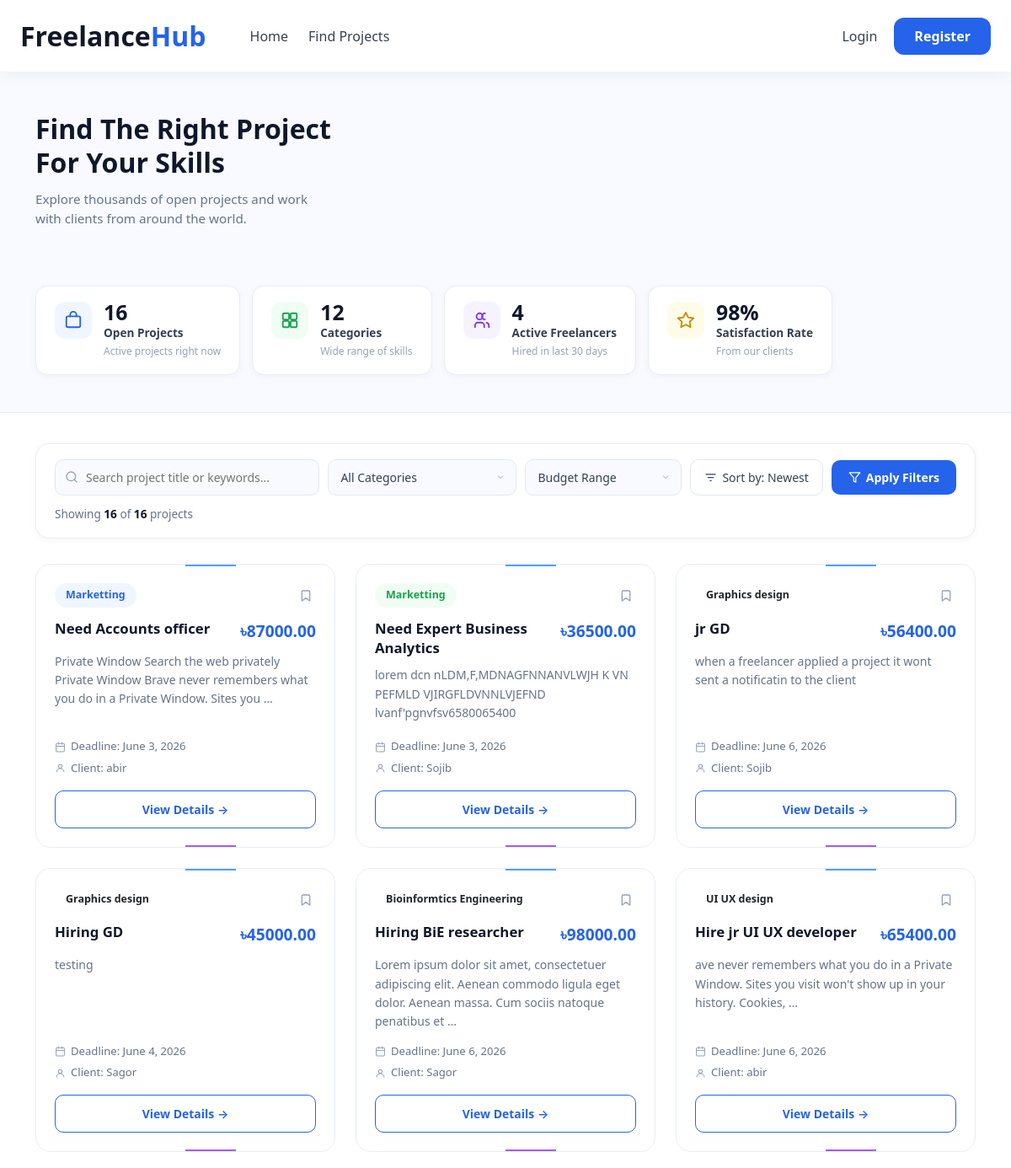
Before: /projects/ (upper part) with the older database file.
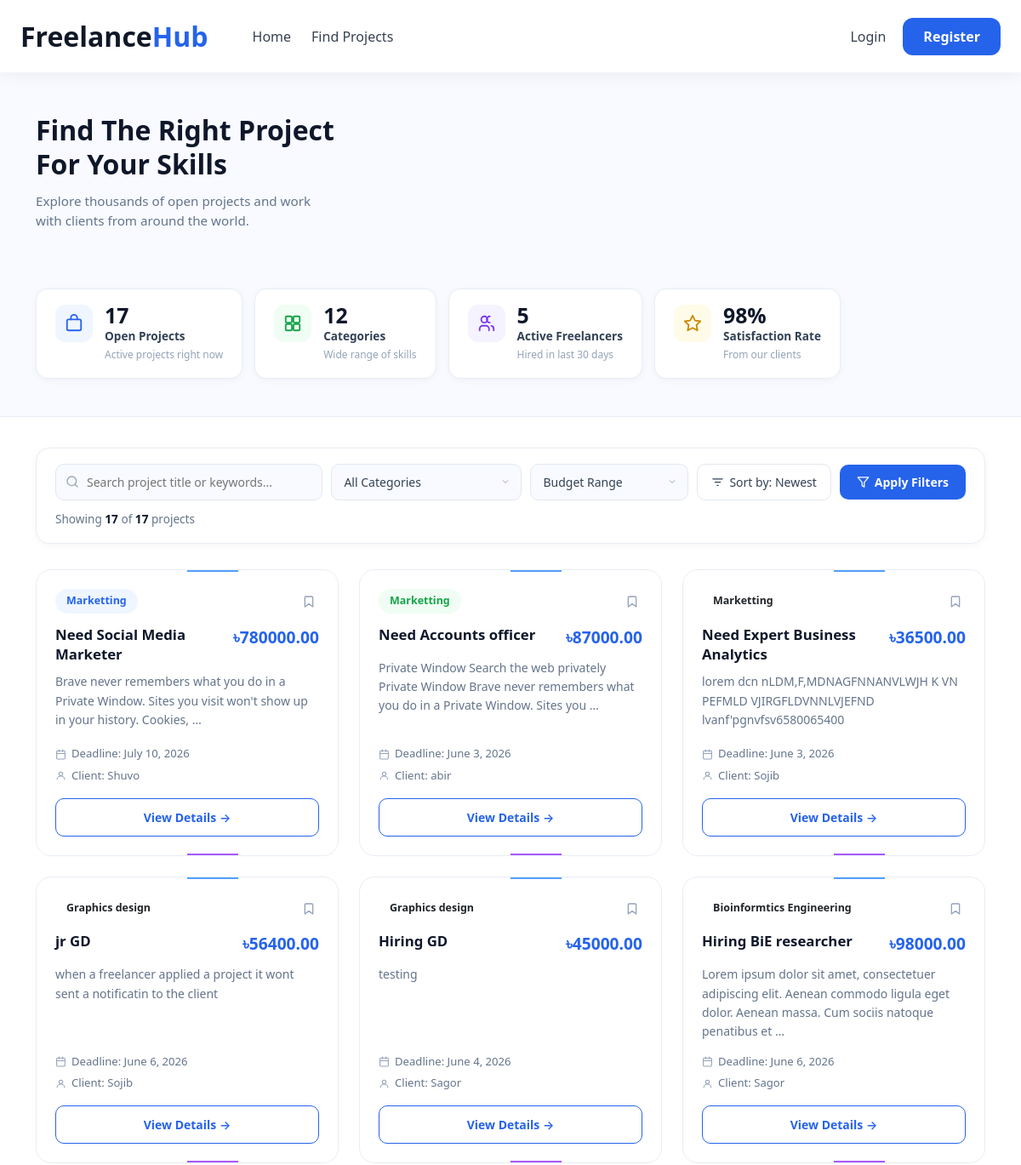
After: the same page with the newer database file.
### projects/models.py (models this page shows, shortened)
class Project(models.Model):
    status = models.CharField(
    max_length=20,
    choices=[
        ('open', 'Open'),
        ('in_progress', 'In Progress'),
        ('submitted', 'Submitted'),
        ('completed', 'Completed'),
    ],
    default='open'
)
    client = models.ForeignKey(settings.AUTH_USER_MODEL,on_delete=models.CASCADE,related_name='projects')
    category = models.ForeignKey(Category,on_delete=models.CASCADE)
    title = models.CharField(max_length=200)
    description = models.TextField()
    budget = models.DecimalField(max_digits=10,decimal_places=2)
    deadline = models.DateField()
    created_at = models.DateTimeField(auto_now_add=True)

### categories/models.py (models this page shows)
class Category(models.Model):
    name = models.CharField(max_length=200)
    slug = models.SlugField(max_length=100,unique=True,null=True,blank=True)
    def __str__(self):
        return self.name

### accounts/models.py (models this page shows)
class User(AbstractUser):
    role= models.CharField(max_length=50,choices=ROLE_CHOICES)
    is_verified= models.BooleanField(default=False)
    def __str__(self):
        return self.first_name

### projects/views.py (the view)
# urls.py: path('',views.project_list,name='project_list'),
def project_list(request):
    categories = Category.objects.all()
    total_projects = Project.objects.count()
    freelancer_count = User.objects.filter(role='freelancer').count()
    query = request.GET.get('q', '').strip()
    if query:
        projects = Project.objects.all().order_by('-id')
    elif (
        request.user.is_authenticated
        and
        request.user.role == 'client'
    ):
        projects = Project.objects.filter(
            client=request.user
        ).order_by('-id')
    else:
        projects = Project.objects.all().order_by(
            '-id'
        )
    if query:
        projects = projects.filter(
            Q(title__icontains=query) |
            Q(description__icontains=query) |
            Q(category__name__icontains=query)
        )
    category_id = request.GET.get(
        'category'
    )
    if category_id and category_id.isdigit():
        projects = projects.filter(
            category_id=category_id
        )
    sort = request.GET.get('sort')
    if sort == 'low':
        projects = projects.order_by(
            'budget'
        )
    elif sort == 'high':
        projects = projects.order_by(
            '-budget'
        )
    return render(
        request,
        'projects/project_list.html',
        {
            'projects': projects,
            'categories': categories,
            'total_projects': total_projects,
            'freelancer_count': freelancer_count,
            'selected_category': category_id,
            'selected_sort': sort,
            'query': query,
        }
    )

### notifications/context_processors.py (called while the page is built)
def notification_count(request):
    count = 0
    if request.user.is_authenticated:
        count = Notification.objects.filter(
            user=request.user,
            is_read=False
        ).count()
    return {
        'notification_count': count
    }

### projects/templates/projects/project_list.html (shortened to what the changed rows need)
{% extends 'base.html' %} {% block content %}
<div class="pl-hero">
  <div class="pl-hero-inner container">
    <div class="pl-hero-left">
      <h1 class="pl-hero-title">
        Find The Right Project<br />For Your Skills
      </h1>
    </div>
    <div class="pl-hero-stats">
      <div class="pl-stat-card">
        <div>
          <div class="pl-stat-num">{{ total_projects }}</div>
          <div class="pl-stat-label">Open Projects</div>
          <div class="pl-stat-sub">Active projects right now</div>
        </div>
      </div>
      <div class="pl-stat-card">
        <div>
          <div class="pl-stat-num">{{ freelancer_count }}</div>
          <div class="pl-stat-label">Active Freelancers</div>
          <div class="pl-stat-sub">Hired in last 30 days</div>
        </div>
      </div>
    </div>
  </div>
</div>
<div class="container pl-main">
  <div class="pl-filter-bar">
    <div class="pl-filter-meta">
      <span>Showing <strong>{{ projects|length }}</strong> of <strong>{{ total_projects }}</strong> projects</span>
    </div>
  </div>
  <div class="row g-4 mt-1">
    {% for project in projects %}
    <div class="col-md-6 col-lg-4">
      <div class="pl-card">
        <div class="pl-card-header">
          <span class="pl-cat-badge pl-cat-{{ forloop.counter|divisibleby:5|yesno:'5,' }}{{ forloop.counter|divisibleby:4|yesno:'4,' }}{{ forloop.counter|divisibleby:3|yesno:'3,' }}{{ forloop.counter|divisibleby:2|yesno:'2,1' }}">
            {{ project.category }}
          </span>
          <button class="pl-bookmark" title="Save project" aria-label="Bookmark">
            <svg width="16" height="16" fill="none" viewBox="0 0 24 24"><path d="M19 21l-7-5-7 5V5a2 2 0 012-2h10a2 2 0 012 2z" stroke="currentColor" stroke-width="2" stroke-linejoin="round"/></svg>
          </button>
        </div>
        <div class="pl-card-title-row">
          <h4 class="pl-card-title">{{ project.title }}</h4>
          <span class="pl-card-price">৳{{ project.budget }}</span>
        </div>
        <p class="pl-card-desc">{{ project.description|truncatewords:20 }}</p>
        <div class="pl-card-meta">
          <span>
            <svg width="13" height="13" fill="none" viewBox="0 0 24 24"><rect x="3" y="4" width="18" height="18" rx="2" stroke="currentColor" stroke-width="2"/><path d="M16 2v4M8 2v4M3 10h18" stroke="currentColor" stroke-width="2" stroke-linecap="round"/></svg>
            Deadline: {{ project.deadline }}
          </span>
          <span>
            <svg width="13" height="13" fill="none" viewBox="0 0 24 24"><circle cx="12" cy="8" r="4" stroke="currentColor" stroke-width="2"/><path d="M4 20c0-4 3.58-7 8-7s8 3 8 7" stroke="currentColor" stroke-width="2" stroke-linecap="round"/></svg>
            Client: {{ project.client }}
          </span>
        </div>
        <a href="{% url 'project_details' project.id %}" class="pl-view-btn">
          View Details →
        </a>
      </div>
    </div>
    {% endfor %}
  </div>
</div>
{% endblock %}

Changed rows visible on the page:
no longer on this page (row unchanged): Project: category "UI UX design", title "Hire jr UI UX developer", budget "65400.00", description "ave never remembers what you do in a Private Window. Sites you visit won't show up in your history. Cookies, …", deadline "June 6, 2026", client "abir"
added Project: category "Marketting", title "Need Social Media Marketer", budget "780000.00", description "Brave never remembers what you do in a Private Window. Sites you visit won't show up in your history. Cookies, …", deadline "July 10, 2026", client "Shuvo"
Other visible differences:
{{ total_projects }}: "16" → "17"
{{ freelancer_count }}: "4" → "5"
{{ projects|length }}: "16" → "17"
